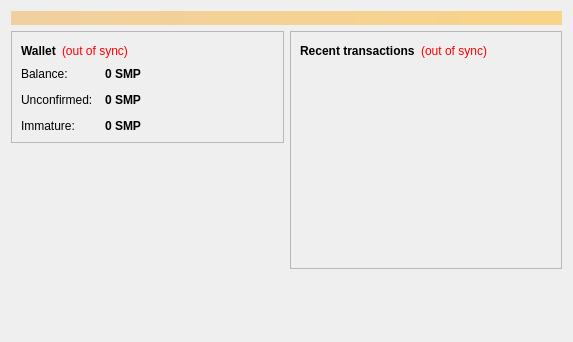
<?xml version="1.0" encoding="UTF-8"?>
<ui version="4.0">
 <class>OverviewPage</class>
 <widget class="QWidget" name="OverviewPage">
  <property name="geometry">
   <rect>
    <x>0</x>
    <y>0</y>
    <width>573</width>
    <height>342</height>
   </rect>
  </property>
  <property name="windowTitle">
   <string>Form</string>
  </property>
  <layout class="QVBoxLayout" name="topLayout">
   <item>
    <widget class="QLabel" name="labelAlerts">
     <property name="visible">
      <bool>false</bool>
     </property>
     <property name="styleSheet">
      <string notr="true">background-color: qlineargradient(x1: 0, y1: 0, x2: 1, y2: 0, stop:0 #F0D0A0, stop:1 #F8D488); color:#000000;</string>
     </property>
     <property name="wordWrap">
      <bool>true</bool>
     </property>
     <property name="margin">
      <number>3</number>
     </property>
    </widget>
   </item>
   <item>
    <layout class="QHBoxLayout" name="horizontalLayout" stretch="1,1">
     <item>
      <layout class="QVBoxLayout" name="verticalLayout_2">
       <item>
        <widget class="QFrame" name="frame">
         <property name="frameShape">
          <enum>QFrame::StyledPanel</enum>
         </property>
         <property name="frameShadow">
          <enum>QFrame::Raised</enum>
         </property>
         <layout class="QVBoxLayout" name="verticalLayout_4">
          <item>
           <layout class="QHBoxLayout" name="horizontalLayout_4">
            <item>
             <widget class="QLabel" name="label_5">
              <property name="font">
               <font>
                <weight>75</weight>
                <bold>true</bold>
               </font>
              </property>
              <property name="text">
               <string>Wallet</string>
              </property>
             </widget>
            </item>
            <item>
             <widget class="QLabel" name="labelWalletStatus">
              <property name="toolTip">
               <string>The displayed information may be out of date. Your wallet automatically synchronizes with the Simplecoin network after a connection is established, but this process has not completed yet.</string>
              </property>
              <property name="styleSheet">
               <string notr="true">QLabel { color: red; }</string>
              </property>
              <property name="text">
               <string notr="true">(out of sync)</string>
              </property>
              <property name="alignment">
               <set>Qt::AlignLeading|Qt::AlignLeft|Qt::AlignVCenter</set>
              </property>
             </widget>
            </item>
            <item>
             <spacer name="horizontalSpacer_2">
              <property name="orientation">
               <enum>Qt::Horizontal</enum>
              </property>
              <property name="sizeHint" stdset="0">
               <size>
                <width>40</width>
                <height>20</height>
               </size>
              </property>
             </spacer>
            </item>
           </layout>
          </item>
          <item>
           <layout class="QFormLayout" name="formLayout_2">
            <property name="fieldGrowthPolicy">
             <enum>QFormLayout::AllNonFixedFieldsGrow</enum>
            </property>
            <property name="horizontalSpacing">
             <number>12</number>
            </property>
            <property name="verticalSpacing">
             <number>12</number>
            </property>
            <item row="0" column="0">
             <widget class="QLabel" name="label">
              <property name="text">
               <string>Balance:</string>
              </property>
             </widget>
            </item>
            <item row="0" column="1">
             <widget class="QLabel" name="labelBalance">
              <property name="font">
               <font>
                <weight>75</weight>
                <bold>true</bold>
               </font>
              </property>
              <property name="cursor">
               <cursorShape>IBeamCursor</cursorShape>
              </property>
              <property name="toolTip">
               <string>Your current balance</string>
              </property>
              <property name="text">
               <string notr="true">0 SMP</string>
              </property>
              <property name="textInteractionFlags">
               <set>Qt::LinksAccessibleByMouse|Qt::TextSelectableByKeyboard|Qt::TextSelectableByMouse</set>
              </property>
             </widget>
            </item>
            <item row="1" column="0">
             <widget class="QLabel" name="label_3">
              <property name="text">
               <string>Unconfirmed:</string>
              </property>
             </widget>
            </item>
            <item row="1" column="1">
             <widget class="QLabel" name="labelUnconfirmed">
              <property name="font">
               <font>
                <weight>75</weight>
                <bold>true</bold>
               </font>
              </property>
              <property name="cursor">
               <cursorShape>IBeamCursor</cursorShape>
              </property>
              <property name="toolTip">
               <string>Total of transactions that have yet to be confirmed, and do not yet count toward the current balance</string>
              </property>
              <property name="text">
               <string notr="true">0 SMP</string>
              </property>
              <property name="textInteractionFlags">
               <set>Qt::LinksAccessibleByMouse|Qt::TextSelectableByKeyboard|Qt::TextSelectableByMouse</set>
              </property>
             </widget>
            </item>
            <item row="2" column="0">
             <widget class="QLabel" name="labelImmatureText">
              <property name="text">
               <string>Immature:</string>
              </property>
             </widget>
            </item>
            <item row="2" column="1">
             <widget class="QLabel" name="labelImmature">
              <property name="font">
               <font>
                <weight>75</weight>
                <bold>true</bold>
               </font>
              </property>
              <property name="toolTip">
               <string>Mined balance that has not yet matured</string>
              </property>
              <property name="text">
               <string notr="true">0 SMP</string>
              </property>
              <property name="textInteractionFlags">
               <set>Qt::LinksAccessibleByMouse|Qt::TextSelectableByKeyboard|Qt::TextSelectableByMouse</set>
              </property>
             </widget>
            </item>
           </layout>
          </item>
         </layout>
        </widget>
       </item>
       <item>
        <spacer name="verticalSpacer">
         <property name="orientation">
          <enum>Qt::Vertical</enum>
         </property>
         <property name="sizeHint" stdset="0">
          <size>
           <width>20</width>
           <height>40</height>
          </size>
         </property>
        </spacer>
       </item>
      </layout>
     </item>
     <item>
      <layout class="QVBoxLayout" name="verticalLayout_3">
       <item>
        <widget class="QFrame" name="frame_2">
         <property name="frameShape">
          <enum>QFrame::StyledPanel</enum>
         </property>
         <property name="frameShadow">
          <enum>QFrame::Raised</enum>
         </property>
         <layout class="QVBoxLayout" name="verticalLayout">
          <item>
           <layout class="QHBoxLayout" name="horizontalLayout_2">
            <item>
             <widget class="QLabel" name="label_4">
              <property name="text">
               <string>&lt;b&gt;Recent transactions&lt;/b&gt;</string>
              </property>
             </widget>
            </item>
            <item>
             <widget class="QLabel" name="labelTransactionsStatus">
              <property name="toolTip">
               <string>The displayed information may be out of date. Your wallet automatically synchronizes with the Simplecoin network after a connection is established, but this process has not completed yet.</string>
              </property>
              <property name="styleSheet">
               <string notr="true">QLabel { color: red; }</string>
              </property>
              <property name="text">
               <string notr="true">(out of sync)</string>
              </property>
              <property name="alignment">
               <set>Qt::AlignRight|Qt::AlignTrailing|Qt::AlignVCenter</set>
              </property>
             </widget>
            </item>
            <item>
             <spacer name="horizontalSpacer">
              <property name="orientation">
               <enum>Qt::Horizontal</enum>
              </property>
              <property name="sizeHint" stdset="0">
               <size>
                <width>40</width>
                <height>20</height>
               </size>
              </property>
             </spacer>
            </item>
           </layout>
          </item>
          <item>
           <widget class="QListView" name="listTransactions">
            <property name="styleSheet">
             <string notr="true">QListView { background: transparent; }</string>
            </property>
            <property name="frameShape">
             <enum>QFrame::NoFrame</enum>
            </property>
            <property name="verticalScrollBarPolicy">
             <enum>Qt::ScrollBarAlwaysOff</enum>
            </property>
            <property name="horizontalScrollBarPolicy">
             <enum>Qt::ScrollBarAlwaysOff</enum>
            </property>
            <property name="selectionMode">
             <enum>QAbstractItemView::NoSelection</enum>
            </property>
           </widget>
          </item>
         </layout>
        </widget>
       </item>
       <item>
        <spacer name="verticalSpacer_2">
         <property name="orientation">
          <enum>Qt::Vertical</enum>
         </property>
         <property name="sizeHint" stdset="0">
          <size>
           <width>20</width>
           <height>40</height>
          </size>
         </property>
        </spacer>
       </item>
      </layout>
     </item>
    </layout>
   </item>
  </layout>
 </widget>
 <resources/>
 <connections/>
</ui>
